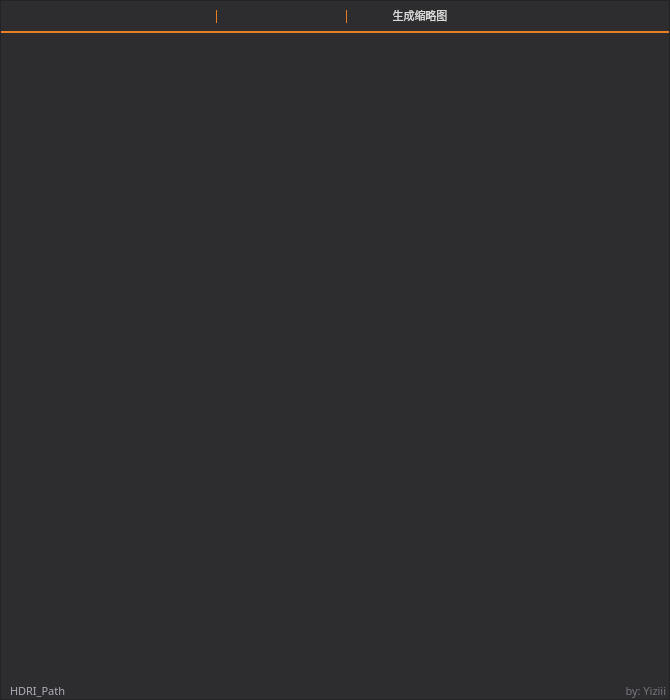
<?xml version="1.0" encoding="UTF-8"?>
<ui version="4.0">
 <class>MainWindow</class>
 <widget class="QMainWindow" name="MainWindow">
  <property name="geometry">
   <rect>
    <x>0</x>
    <y>0</y>
    <width>670</width>
    <height>700</height>
   </rect>
  </property>
  <property name="minimumSize">
   <size>
    <width>670</width>
    <height>700</height>
   </size>
  </property>
  <property name="maximumSize">
   <size>
    <width>16777215</width>
    <height>16777215</height>
   </size>
  </property>
  <property name="windowTitle">
   <string>MainWindow</string>
  </property>
  <property name="styleSheet">
   <string notr="true"/>
  </property>
  <widget class="QWidget" name="centralwidget">
   <property name="maximumSize">
    <size>
     <width>16777215</width>
     <height>16777215</height>
    </size>
   </property>
   <property name="styleSheet">
    <string notr="true">QMainWindow {
  background-color:#2d2d30;
  color:#f1f1f1;
}

QComboBox {
	border-radius: 3px;
	padding: 1px;
	padding-left: 4px;
  	border-style:none;
  	background-color:#333337;
}

QComboBox:hover{
	padding: 1px;
	padding-left: 4px;
	border: 1px solid #E67E22;
}


QComboBox QAbstractItemView {	
	padding: 1px;
	padding-left: 4px;
	selection-background-color: #E67E22;
}

QComboBox:down-arrow {
  border-style:none;
  border-left: 1px solid #E67E22;
}

QComboBox:drop-down {
  border-style:none;
}


QScrollBar:horizontal {
	border: none;
    background: #424246;

    width: 12px;
    margin: 10px 0 10px 0;
	border-radius: 0px;
}
QScrollBar::handle:horizontal {	
	background: #E67E22;
    min-height: 12px;
	border-radius: 3px
}
QScrollBar::handle:vertical:hover {
    background: rgb(255, 118, 5);

}
QScrollBar::add-line:horizontal {
     border: none;
     background: #2d2d30;
     height: 10px;
	 border-bottom-left-radius: 4px;
     border-bottom-right-radius: 4px;
     subcontrol-position: bottom;
     subcontrol-origin: margin;
}
QScrollBar::sub-line:horizontal {
	 border: none;
     background: #2d2d30;
     height: 10px;
	 border-top-left-radius: 3px;
     border-top-right-radius: 3px;
     subcontrol-position: top;
     subcontrol-origin: margin;
}

QScrollBar::up-arrow:horizontal, QScrollBar::down-arrow:horizontal
{
     background: none;
}
QScrollBar::add-page:horizontal, QScrollBar::sub-page:horizontal
{
     background: none;
}
QScrollBar:vertical {
	border: none;
    background: #424246;

    width: 12px;
    margin: 10px 0 10px 0;
	border-radius: 0px;
 }
 QScrollBar::handle:vertical {	
	background: #E67E22;
    min-height: 12px;
	border-radius: 6px
 }
 QScrollBar::add-line:vertical {
     border: none;
     background: #2d2d30;
     height: 10px;
	 border-bottom-left-radius: 4px;
     border-bottom-right-radius: 4px;
     subcontrol-position: bottom;
     subcontrol-origin: margin;
 }
 QScrollBar::sub-line:vertical {
	 border: none;
     background: #2d2d30;
     height: 10px;
	 border-top-left-radius: 3px;
     border-top-right-radius: 3px;
     subcontrol-position: top;
     subcontrol-origin: margin;
 }
 QScrollBar::up-arrow:vertical, QScrollBar::down-arrow:vertical {
     background:none;
 }

 QScrollBar::add-page:vertical, QScrollBar::sub-page:vertical {
     background: none;
 }









QPushButton {
  	border-style:none;
  	color:#f1f1f1;
  	background:#3e3e42;	
	border-radius: 4px;	
}
QPushButton:hover {
	background-color: #E67E22;
}
QPushButton:pressed {	
	background-color:rgb(255, 118, 5) ;
}



QLabel {
  color:#f1f1f1;
}

QWidget{
  background:#2d2d30;
  color:#f1f1f1;
}
</string>
   </property>
   <layout class="QHBoxLayout" name="horizontalLayout">
    <property name="spacing">
     <number>0</number>
    </property>
    <property name="leftMargin">
     <number>0</number>
    </property>
    <property name="topMargin">
     <number>0</number>
    </property>
    <property name="rightMargin">
     <number>0</number>
    </property>
    <property name="bottomMargin">
     <number>0</number>
    </property>
    <item>
     <widget class="QFrame" name="frame_main">
      <property name="styleSheet">
       <string notr="true"/>
      </property>
      <property name="frameShape">
       <enum>QFrame::NoFrame</enum>
      </property>
      <property name="frameShadow">
       <enum>QFrame::Raised</enum>
      </property>
      <layout class="QVBoxLayout" name="verticalLayout">
       <property name="spacing">
        <number>0</number>
       </property>
       <property name="leftMargin">
        <number>0</number>
       </property>
       <property name="topMargin">
        <number>0</number>
       </property>
       <property name="rightMargin">
        <number>0</number>
       </property>
       <property name="bottomMargin">
        <number>0</number>
       </property>
       <item>
        <widget class="QFrame" name="frame">
         <property name="styleSheet">
          <string notr="true"/>
         </property>
         <property name="frameShape">
          <enum>QFrame::StyledPanel</enum>
         </property>
         <property name="frameShadow">
          <enum>QFrame::Raised</enum>
         </property>
         <layout class="QVBoxLayout" name="verticalLayout_2">
          <property name="spacing">
           <number>0</number>
          </property>
          <property name="leftMargin">
           <number>0</number>
          </property>
          <property name="topMargin">
           <number>0</number>
          </property>
          <property name="rightMargin">
           <number>0</number>
          </property>
          <property name="bottomMargin">
           <number>0</number>
          </property>
          <item>
           <widget class="QFrame" name="frame_2">
            <property name="sizePolicy">
             <sizepolicy hsizetype="Preferred" vsizetype="Preferred">
              <horstretch>0</horstretch>
              <verstretch>0</verstretch>
             </sizepolicy>
            </property>
            <property name="minimumSize">
             <size>
              <width>0</width>
              <height>20</height>
             </size>
            </property>
            <property name="maximumSize">
             <size>
              <width>16777215</width>
              <height>110</height>
             </size>
            </property>
            <property name="frameShape">
             <enum>QFrame::NoFrame</enum>
            </property>
            <property name="frameShadow">
             <enum>QFrame::Raised</enum>
            </property>
            <layout class="QHBoxLayout" name="horizontalLayout_7">
             <property name="spacing">
              <number>0</number>
             </property>
             <property name="leftMargin">
              <number>5</number>
             </property>
             <property name="topMargin">
              <number>0</number>
             </property>
             <property name="rightMargin">
              <number>20</number>
             </property>
             <property name="bottomMargin">
              <number>0</number>
             </property>
             <item>
              <widget class="QPushButton" name="proj_path">
               <property name="minimumSize">
                <size>
                 <width>0</width>
                 <height>25</height>
                </size>
               </property>
               <property name="maximumSize">
                <size>
                 <width>50</width>
                 <height>25</height>
                </size>
               </property>
               <property name="font">
                <font>
                 <family>思源黑体</family>
                </font>
               </property>
               <property name="focusPolicy">
                <enum>Qt::NoFocus</enum>
               </property>
               <property name="contextMenuPolicy">
                <enum>Qt::DefaultContextMenu</enum>
               </property>
               <property name="styleSheet">
                <string notr="true"/>
               </property>
               <property name="text">
                <string/>
               </property>
              </widget>
             </item>
             <item>
              <widget class="QComboBox" name="path_list">
               <property name="maximumSize">
                <size>
                 <width>180</width>
                 <height>26</height>
                </size>
               </property>
               <property name="font">
                <font>
                 <family>思源黑体</family>
                 <pointsize>8</pointsize>
                </font>
               </property>
               <property name="styleSheet">
                <string notr="true"/>
               </property>
               <property name="editable">
                <bool>false</bool>
               </property>
              </widget>
             </item>
             <item>
              <widget class="QLabel" name="label">
               <property name="maximumSize">
                <size>
                 <width>10</width>
                 <height>16777215</height>
                </size>
               </property>
               <property name="text">
                <string/>
               </property>
              </widget>
             </item>
             <item>
              <widget class="QComboBox" name="renderlist">
               <property name="maximumSize">
                <size>
                 <width>120</width>
                 <height>26</height>
                </size>
               </property>
               <property name="font">
                <font>
                 <family>思源黑体</family>
                 <pointsize>8</pointsize>
                </font>
               </property>
               <property name="contextMenuPolicy">
                <enum>Qt::CustomContextMenu</enum>
               </property>
               <property name="styleSheet">
                <string notr="true">
QComboBox{
	color: rgb(255, 118, 5);
}
QComboBox QAbstractItemView {
	color:#f1f1f1;	


}</string>
               </property>
              </widget>
             </item>
             <item>
              <spacer name="horizontalSpacer">
               <property name="orientation">
                <enum>Qt::Horizontal</enum>
               </property>
               <property name="sizeType">
                <enum>QSizePolicy::Maximum</enum>
               </property>
               <property name="sizeHint" stdset="0">
                <size>
                 <width>5</width>
                 <height>5</height>
                </size>
               </property>
              </spacer>
             </item>
             <item>
              <widget class="QPushButton" name="creatimg">
               <property name="maximumSize">
                <size>
                 <width>110</width>
                 <height>23</height>
                </size>
               </property>
               <property name="font">
                <font>
                 <family>思源黑体</family>
                 <pointsize>8</pointsize>
                </font>
               </property>
               <property name="styleSheet">
                <string notr="true">QPushButton {
  	border-style:none;
  	border: 1px solid rgb(45, 45, 48);
	color: rgb(216, 216, 216);
	border-radius: 5px;	
}
QPushButton:hover {
	color: #E67E22;
	background-color:rgb(45, 45, 48);
  	border: 1px solid #E67E22;
}
QPushButton:pressed {	
	color: rgb(255, 255, 255);
	background-color:rgb(255, 118, 5) ;
}</string>
               </property>
               <property name="text">
                <string>生成缩略图</string>
               </property>
               <property name="iconSize">
                <size>
                 <width>16</width>
                 <height>16</height>
                </size>
               </property>
              </widget>
             </item>
             <item>
              <widget class="QLabel" name="label_4">
               <property name="sizePolicy">
                <sizepolicy hsizetype="Preferred" vsizetype="Fixed">
                 <horstretch>0</horstretch>
                 <verstretch>0</verstretch>
                </sizepolicy>
               </property>
               <property name="minimumSize">
                <size>
                 <width>0</width>
                 <height>30</height>
                </size>
               </property>
               <property name="maximumSize">
                <size>
                 <width>16777215</width>
                 <height>16777215</height>
                </size>
               </property>
               <property name="text">
                <string/>
               </property>
              </widget>
             </item>
            </layout>
           </widget>
          </item>
          <item>
           <widget class="QFrame" name="frame_3">
            <property name="styleSheet">
             <string notr="true"/>
            </property>
            <property name="frameShape">
             <enum>QFrame::NoFrame</enum>
            </property>
            <property name="frameShadow">
             <enum>QFrame::Plain</enum>
            </property>
            <property name="lineWidth">
             <number>0</number>
            </property>
            <layout class="QVBoxLayout" name="verticalLayout_4">
             <property name="spacing">
              <number>0</number>
             </property>
             <property name="leftMargin">
              <number>0</number>
             </property>
             <property name="topMargin">
              <number>0</number>
             </property>
             <property name="rightMargin">
              <number>0</number>
             </property>
             <property name="bottomMargin">
              <number>0</number>
             </property>
             <item>
              <widget class="QScrollArea" name="scrollArea">
               <property name="styleSheet">
                <string notr="true"/>
               </property>
               <property name="frameShape">
                <enum>QFrame::NoFrame</enum>
               </property>
               <property name="frameShadow">
                <enum>QFrame::Plain</enum>
               </property>
               <property name="lineWidth">
                <number>0</number>
               </property>
               <property name="widgetResizable">
                <bool>true</bool>
               </property>
               <widget class="QWidget" name="scrollAreaWidgetContents">
                <property name="geometry">
                 <rect>
                  <x>0</x>
                  <y>0</y>
                  <width>668</width>
                  <height>653</height>
                 </rect>
                </property>
                <property name="styleSheet">
                 <string notr="true"/>
                </property>
                <layout class="QVBoxLayout" name="verticalLayout_5">
                 <property name="spacing">
                  <number>0</number>
                 </property>
                 <property name="leftMargin">
                  <number>0</number>
                 </property>
                 <property name="topMargin">
                  <number>0</number>
                 </property>
                 <property name="rightMargin">
                  <number>0</number>
                 </property>
                 <property name="bottomMargin">
                  <number>0</number>
                 </property>
                 <item>
                  <widget class="QFrame" name="frame_4">
                   <property name="minimumSize">
                    <size>
                     <width>500</width>
                     <height>600</height>
                    </size>
                   </property>
                   <property name="sizeIncrement">
                    <size>
                     <width>0</width>
                     <height>0</height>
                    </size>
                   </property>
                   <property name="font">
                    <font>
                     <family>Segoe UI</family>
                     <pointsize>7</pointsize>
                     <weight>75</weight>
                     <bold>true</bold>
                    </font>
                   </property>
                   <property name="styleSheet">
                    <string notr="true"/>
                   </property>
                   <property name="frameShape">
                    <enum>QFrame::NoFrame</enum>
                   </property>
                   <property name="frameShadow">
                    <enum>QFrame::Plain</enum>
                   </property>
                   <property name="lineWidth">
                    <number>0</number>
                   </property>
                   <layout class="QGridLayout" name="gridLayout">
                    <property name="leftMargin">
                     <number>0</number>
                    </property>
                    <property name="topMargin">
                     <number>0</number>
                    </property>
                    <property name="rightMargin">
                     <number>0</number>
                    </property>
                    <property name="bottomMargin">
                     <number>0</number>
                    </property>
                    <property name="spacing">
                     <number>0</number>
                    </property>
                    <item row="1" column="0">
                     <widget class="QListWidget" name="hdrilist">
                      <property name="contextMenuPolicy">
                       <enum>Qt::CustomContextMenu</enum>
                      </property>
                      <property name="toolTip">
                       <string/>
                      </property>
                      <property name="styleSheet">
                       <string notr="true"/>
                      </property>
                      <property name="frameShape">
                       <enum>QFrame::NoFrame</enum>
                      </property>
                      <property name="frameShadow">
                       <enum>QFrame::Sunken</enum>
                      </property>
                      <property name="resizeMode">
                       <enum>QListView::Adjust</enum>
                      </property>
                      <property name="viewMode">
                       <enum>QListView::IconMode</enum>
                      </property>
                     </widget>
                    </item>
                    <item row="0" column="0">
                     <widget class="QLabel" name="label_2">
                      <property name="maximumSize">
                       <size>
                        <width>16777215</width>
                        <height>2</height>
                       </size>
                      </property>
                      <property name="styleSheet">
                       <string notr="true">background-color: #E67E22;</string>
                      </property>
                      <property name="text">
                       <string/>
                      </property>
                     </widget>
                    </item>
                   </layout>
                  </widget>
                 </item>
                </layout>
               </widget>
              </widget>
             </item>
            </layout>
           </widget>
          </item>
          <item>
           <widget class="QFrame" name="frame_5">
            <property name="styleSheet">
             <string notr="true"/>
            </property>
            <property name="frameShape">
             <enum>QFrame::NoFrame</enum>
            </property>
            <property name="frameShadow">
             <enum>QFrame::Plain</enum>
            </property>
            <layout class="QHBoxLayout" name="horizontalLayout_8">
             <property name="spacing">
              <number>0</number>
             </property>
             <property name="leftMargin">
              <number>9</number>
             </property>
             <property name="topMargin">
              <number>0</number>
             </property>
             <property name="rightMargin">
              <number>0</number>
             </property>
             <property name="bottomMargin">
              <number>0</number>
             </property>
             <item>
              <widget class="QLabel" name="path_info">
               <property name="font">
                <font>
                 <family>思源黑体</family>
                 <pointsize>8</pointsize>
                </font>
               </property>
               <property name="styleSheet">
                <string notr="true">color: rgb(174, 174, 186);</string>
               </property>
               <property name="text">
                <string>HDRI_Path</string>
               </property>
              </widget>
             </item>
             <item>
              <widget class="QLabel" name="label_3">
               <property name="font">
                <font>
                 <family>思源黑体</family>
                 <pointsize>8</pointsize>
                </font>
               </property>
               <property name="styleSheet">
                <string notr="true">color: rgb(117, 117, 125);</string>
               </property>
               <property name="text">
                <string>by: Yiziii </string>
               </property>
               <property name="textFormat">
                <enum>Qt::AutoText</enum>
               </property>
               <property name="alignment">
                <set>Qt::AlignRight|Qt::AlignTrailing|Qt::AlignVCenter</set>
               </property>
              </widget>
             </item>
            </layout>
           </widget>
          </item>
         </layout>
        </widget>
       </item>
      </layout>
     </widget>
    </item>
   </layout>
  </widget>
 </widget>
 <resources>
  <include location="../../../../../python_tool/ui/Simple_PySide_Base-master/files.qrc"/>
 </resources>
 <connections>
  <connection>
   <sender>proj_path</sender>
   <signal>released()</signal>
   <receiver>path_info</receiver>
   <slot>update()</slot>
   <hints>
    <hint type="sourcelabel">
     <x>32</x>
     <y>18</y>
    </hint>
    <hint type="destinationlabel">
     <x>40</x>
     <y>692</y>
    </hint>
   </hints>
  </connection>
 </connections>
</ui>
